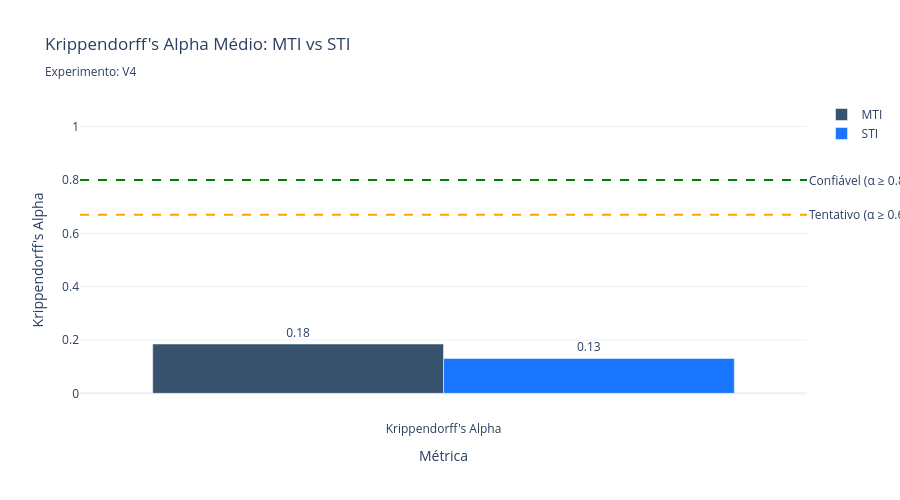
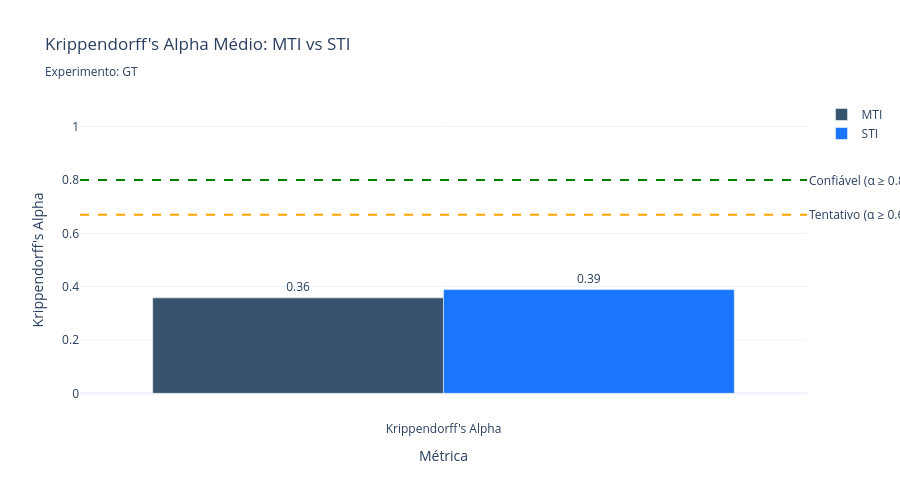
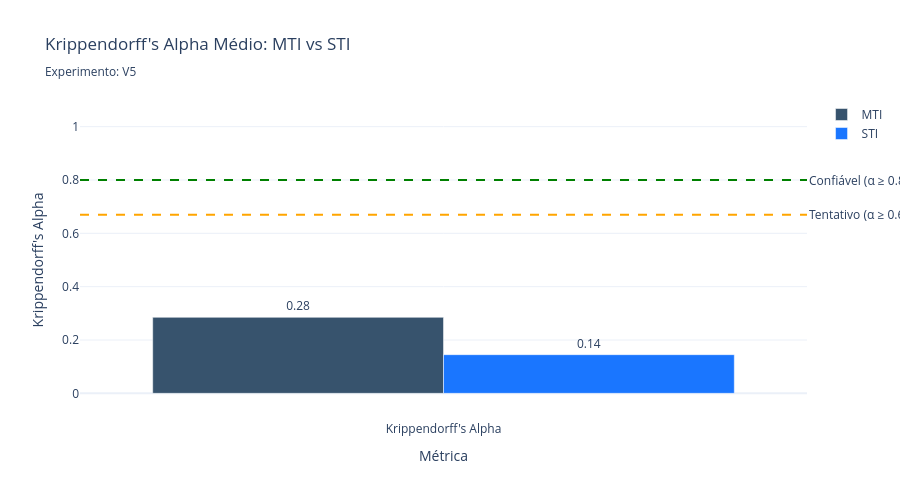
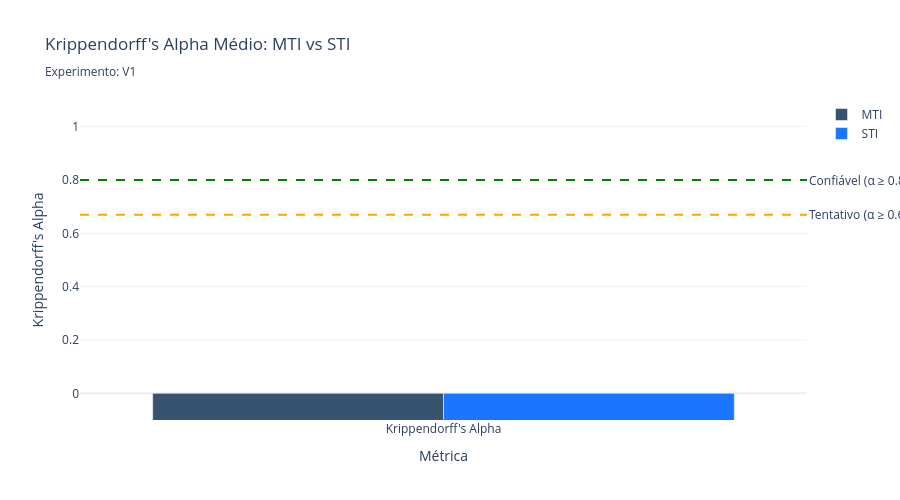

The notebook cell these images were saved under, in order:
### Markdown cell above
## 3. Visualização por Experimento - Krippendorff's Alpha Médio

### Code cell
# Filtrar dados do Overall Alpha
df_overall = df[df["metric"] == "Overall Alpha"].copy()

# Criar gráfico de barras agrupadas para cada experimento
experiments = df_overall["experiment"].unique()

for exp in experiments:
    df_exp = df_overall[df_overall["experiment"] == exp]
    
    fig = go.Figure()
    
    # MTI
    df_mti = df_exp[df_exp["approach"] == "MTI"]
    if not df_mti.empty:
        fig.add_trace(go.Bar(
            name="MTI",
            x=["Krippendorff's Alpha"],
            y=df_mti["krippendorff_alpha"],
            marker_color='rgb(55, 83, 109)',
            text=[f'{val:.2f}' for val in df_mti["krippendorff_alpha"]],
            textposition='outside',
        ))
    
    # STI
    df_sti = df_exp[df_exp["approach"] == "STI"]
    if not df_sti.empty:
        fig.add_trace(go.Bar(
            name="STI",
            x=["Krippendorff's Alpha"],
            y=df_sti["krippendorff_alpha"],
            marker_color='rgb(26, 118, 255)',
            text=[f'{val:.2f}' for val in df_sti["krippendorff_alpha"]],
            textposition='outside',
        ))
    
    # Adicionar linhas de referência para interpretação
    fig.add_hline(y=0.80, line_dash="dash", line_color="green", 
                  annotation_text="Confiável (α ≥ 0.80)", annotation_position="right")
    fig.add_hline(y=0.67, line_dash="dash", line_color="orange",
                  annotation_text="Tentativo (α ≥ 0.67)", annotation_position="right")
    
    fig.update_layout(
        title=f"Krippendorff's Alpha Médio: MTI vs STI<br><sub>Experimento: {exp}</sub>",
        xaxis_title="Métrica",
        yaxis_title="Krippendorff's Alpha",
        barmode='group',
        height=500,
        yaxis=dict(range=[-0.1, 1.1]),
        template="plotly_white"
    )
    
    fig.show()

### Figure 1 — Plotly figure (JSON) as saved in the notebook; plotly's stock layout.template omitted (floating-point values rounded to 4 significant figures)
{"data": [{"marker": {"color": "rgb(55, 83, 109)"}, "name": "MTI", "text": ["0.18"], "textposition": "outside", "type": "bar", "x": ["Krippendorff's Alpha"], "y": [0.185]}, {"marker": {"color": "rgb(26, 118, 255)"}, "name": "STI", "text": ["0.13"], "textposition": "outside", "type": "bar", "x": ["Krippendorff's Alpha"], "y": [0.131]}], "layout": {"annotations": [{"showarrow": false, "text": "Confiável (α ≥ 0.80)", "x": 1, "xanchor": "left", "xref": "x domain", "y": 0.8, "yanchor": "middle", "yref": "y"}, {"showarrow": false, "text": "Tentativo (α ≥ 0.67)", "x": 1, "xanchor": "left", "xref": "x domain", "y": 0.67, "yanchor": "middle", "yref": "y"}], "barmode": "group", "height": 500, "shapes": [{"line": {"color": "green", "dash": "dash"}, "type": "line", "x0": 0, "x1": 1, "xref": "x domain", "y0": 0.8, "y1": 0.8, "yref": "y"}, {"line": {"color": "orange", "dash": "dash"}, "type": "line", "x0": 0, "x1": 1, "xref": "x domain", "y0": 0.67, "y1": 0.67, "yref": "y"}], "title": {"text": "Krippendorff's Alpha Médio: MTI vs STI<br><sub>Experimento: V4</sub>"}, "xaxis": {"title": {"text": "Métrica"}}, "yaxis": {"range": [-0.1, 1.1], "title": {"text": "Krippendorff's Alpha"}}}}

### Figure 2 — Plotly figure (JSON) as saved in the notebook; plotly's stock layout.template omitted (floating-point values rounded to 4 significant figures)
{"data": [{"marker": {"color": "rgb(55, 83, 109)"}, "name": "MTI", "text": ["0.36"], "textposition": "outside", "type": "bar", "x": ["Krippendorff's Alpha"], "y": [0.358]}, {"marker": {"color": "rgb(26, 118, 255)"}, "name": "STI", "text": ["0.39"], "textposition": "outside", "type": "bar", "x": ["Krippendorff's Alpha"], "y": [0.389]}], "layout": {"annotations": [{"showarrow": false, "text": "Confiável (α ≥ 0.80)", "x": 1, "xanchor": "left", "xref": "x domain", "y": 0.8, "yanchor": "middle", "yref": "y"}, {"showarrow": false, "text": "Tentativo (α ≥ 0.67)", "x": 1, "xanchor": "left", "xref": "x domain", "y": 0.67, "yanchor": "middle", "yref": "y"}], "barmode": "group", "height": 500, "shapes": [{"line": {"color": "green", "dash": "dash"}, "type": "line", "x0": 0, "x1": 1, "xref": "x domain", "y0": 0.8, "y1": 0.8, "yref": "y"}, {"line": {"color": "orange", "dash": "dash"}, "type": "line", "x0": 0, "x1": 1, "xref": "x domain", "y0": 0.67, "y1": 0.67, "yref": "y"}], "title": {"text": "Krippendorff's Alpha Médio: MTI vs STI<br><sub>Experimento: GT</sub>"}, "xaxis": {"title": {"text": "Métrica"}}, "yaxis": {"range": [-0.1, 1.1], "title": {"text": "Krippendorff's Alpha"}}}}

### Figure 3 — Plotly figure (JSON) as saved in the notebook; plotly's stock layout.template omitted (floating-point values rounded to 4 significant figures)
{"data": [{"marker": {"color": "rgb(55, 83, 109)"}, "name": "MTI", "text": ["0.28"], "textposition": "outside", "type": "bar", "x": ["Krippendorff's Alpha"], "y": [0.285]}, {"marker": {"color": "rgb(26, 118, 255)"}, "name": "STI", "text": ["0.14"], "textposition": "outside", "type": "bar", "x": ["Krippendorff's Alpha"], "y": [0.145]}], "layout": {"annotations": [{"showarrow": false, "text": "Confiável (α ≥ 0.80)", "x": 1, "xanchor": "left", "xref": "x domain", "y": 0.8, "yanchor": "middle", "yref": "y"}, {"showarrow": false, "text": "Tentativo (α ≥ 0.67)", "x": 1, "xanchor": "left", "xref": "x domain", "y": 0.67, "yanchor": "middle", "yref": "y"}], "barmode": "group", "height": 500, "shapes": [{"line": {"color": "green", "dash": "dash"}, "type": "line", "x0": 0, "x1": 1, "xref": "x domain", "y0": 0.8, "y1": 0.8, "yref": "y"}, {"line": {"color": "orange", "dash": "dash"}, "type": "line", "x0": 0, "x1": 1, "xref": "x domain", "y0": 0.67, "y1": 0.67, "yref": "y"}], "title": {"text": "Krippendorff's Alpha Médio: MTI vs STI<br><sub>Experimento: V5</sub>"}, "xaxis": {"title": {"text": "Métrica"}}, "yaxis": {"range": [-0.1, 1.1], "title": {"text": "Krippendorff's Alpha"}}}}

### Figure 4 — Plotly figure (JSON) as saved in the notebook; plotly's stock layout.template omitted (floating-point values rounded to 4 significant figures)
{"data": [{"marker": {"color": "rgb(55, 83, 109)"}, "name": "MTI", "text": ["-0.29"], "textposition": "outside", "type": "bar", "x": ["Krippendorff's Alpha"], "y": [-0.295]}, {"marker": {"color": "rgb(26, 118, 255)"}, "name": "STI", "text": ["-0.36"], "textposition": "outside", "type": "bar", "x": ["Krippendorff's Alpha"], "y": [-0.356]}], "layout": {"annotations": [{"showarrow": false, "text": "Confiável (α ≥ 0.80)", "x": 1, "xanchor": "left", "xref": "x domain", "y": 0.8, "yanchor": "middle", "yref": "y"}, {"showarrow": false, "text": "Tentativo (α ≥ 0.67)", "x": 1, "xanchor": "left", "xref": "x domain", "y": 0.67, "yanchor": "middle", "yref": "y"}], "barmode": "group", "height": 500, "shapes": [{"line": {"color": "green", "dash": "dash"}, "type": "line", "x0": 0, "x1": 1, "xref": "x domain", "y0": 0.8, "y1": 0.8, "yref": "y"}, {"line": {"color": "orange", "dash": "dash"}, "type": "line", "x0": 0, "x1": 1, "xref": "x domain", "y0": 0.67, "y1": 0.67, "yref": "y"}], "title": {"text": "Krippendorff's Alpha Médio: MTI vs STI<br><sub>Experimento: V1</sub>"}, "xaxis": {"title": {"text": "Métrica"}}, "yaxis": {"range": [-0.1, 1.1], "title": {"text": "Krippendorff's Alpha"}}}}
